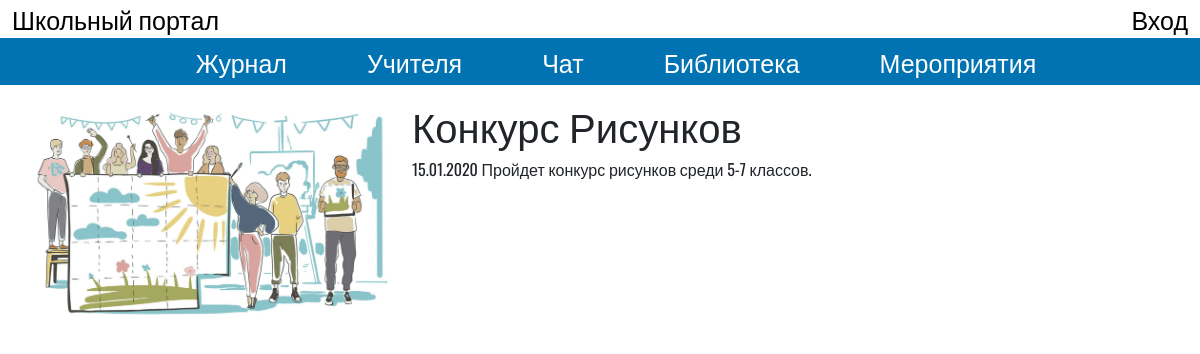
The app's page /candidat.php?id=2 with its own data.
### tables this page shows
CREATE TABLE `events` (
  `id` int(11) NOT NULL,
  `fio` text NOT NULL,
  `about` text NOT NULL,
  `img` text NOT NULL
);

### candidat.php (the view)
<?php
    require_once "blocks/header.php"
?>
    <?php
    $id = $_GET['id'];
    require_once "php/connect.php";
    $sql = "SELECT `fio`, `about`, `img` FROM `events` WHERE `id`='$id'";
    $candidate = $mysql->query($sql)->fetch_assoc();
    ?>
    <main>
        <div class="container">
            <div class="info">
                <img src="<?php echo $candidate['img']; ?>" alt="">
                <div class="content">
                    <h1><?php echo $candidate['fio']; ?></h1>
                    <p><?php echo $candidate['about']; ?></p>
                </div>
            </div>
        </div>
    </main>
    <?php require_once("blocks/footer.php"); ?>

### style/style.css (style rules this page uses)
* { margin: 0; padding: 0; box-sizing: border-box; font-family: 'Oswald', sans-serif; }
.container { width: 100%; max-width: 1200px; margin: 0 auto; }
.info { display: flex; }
.info img { width: 400px; border-radius: 20%; }

### records on screen
events: img (picture), fio "Конкурс Рисунков", about "15.01.2020 Пройдет конкурс рисунков среди 5-7 классов."
